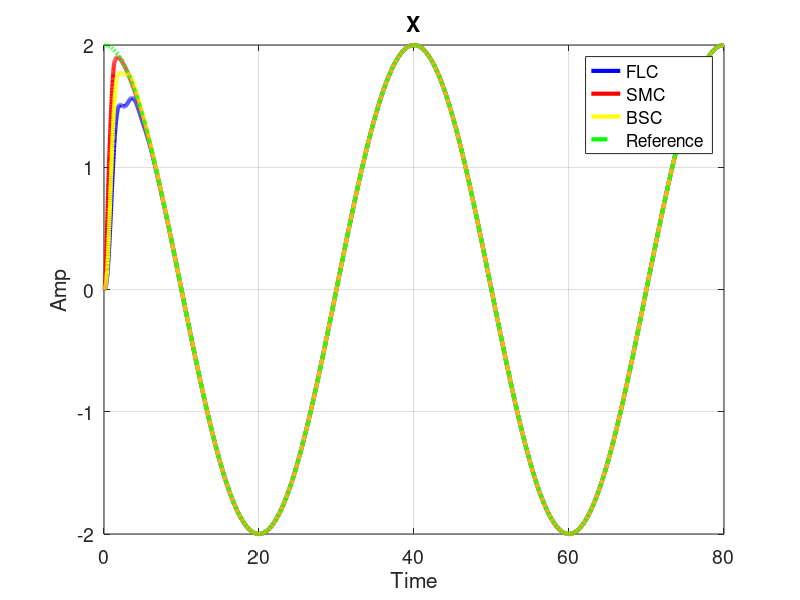
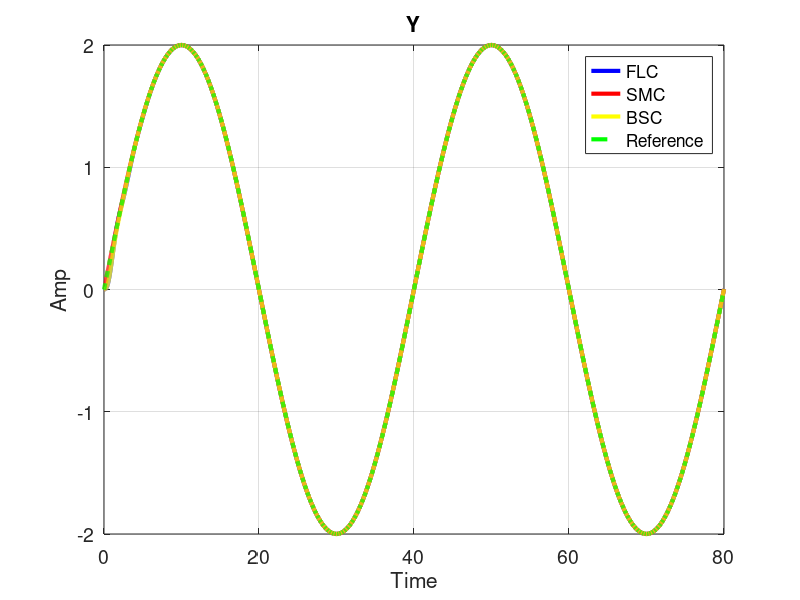
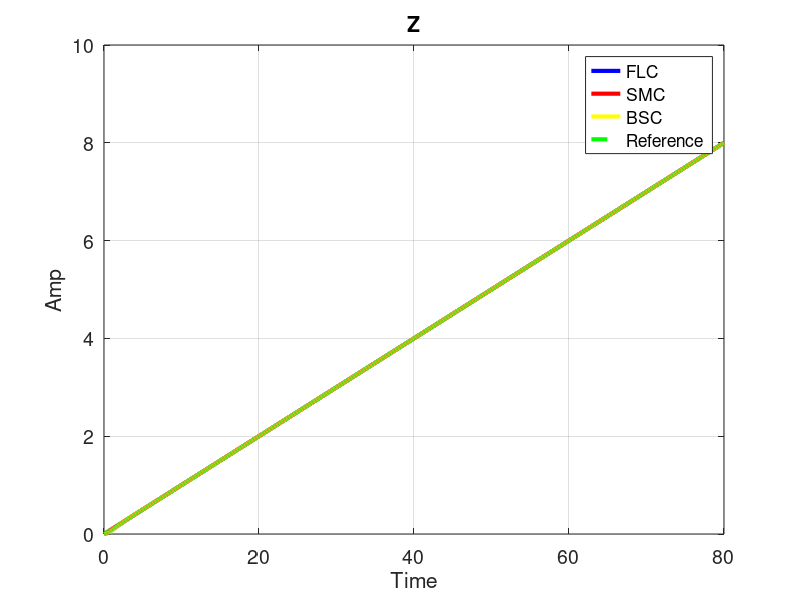

Write MATLAB code to recreate these figures, in order.
clc;
clear; close all

load SMC_Data_Varriable_Trajectory.mat
X4 = Data;
load FLC_Data_Varriable_Trajectory.mat
X3 = Data;
load BSC_Data_Varriable_Trajectory.mat
X5 = Data;
% load PID_Data.mat
% X1 = Data;
% load LQR_Data.mat
% X2 = Data;

t = X3(:,end);

%% Plot Results
figure
plot(t,X3(:,9 ),'-b','LineWidth', 3);hold on
plot(t,X4(:,9 ),'-r','LineWidth', 3);hold on
plot(t,X5(:,9 ),'-y','LineWidth', 3);
plot(t,X3(:,17 ),'--g','LineWidth', 3);

grid on;title('X');legend('FLC','SMC','BSC','Reference')
xlabel('Time'), ylabel('Amp')
set(gca, 'FontSize', 14)
figure
plot(t,X3(:,11 ),'-b','LineWidth', 3);hold on
plot(t,X4(:,11 ),'-r','LineWidth', 3);hold on
plot(t,X5(:,11 ),'-y','LineWidth', 3);
plot(t,X3(:,18 ),'--g','LineWidth', 3);
grid on;title('Y');legend('FLC','SMC','BSC','Reference')
xlabel('Time'), ylabel('Amp')
set(gca, 'FontSize', 14)
figure
plot(t,X3(:,7 ),'-b','LineWidth', 3);hold on
plot(t,X4(:,7 ),'-r','LineWidth', 3);hold on
plot(t,X5(:,7 ),'-y','LineWidth', 3);
plot(t,X3(:,16 ),'--g','LineWidth', 3);
grid on;title('Z');legend('FLC','SMC','BSC','Reference')
xlabel('Time'), ylabel('Amp')
set(gca, 'FontSize', 14)

% figure
% % Attitudes
% plot(t,rad2deg(X(:,1)),'-b','LineWidth', 3);hold on
% plot(t,rad2deg(X(:,3)),'-r','LineWidth', 3);hold on
% plot(t,rad2deg(X(:,5)),'-g','LineWidth', 3)
% grid on;title('Euler Angles');legend('\phi','\theta','\psi')
% xlabel('Time'), ylabel('Amp')